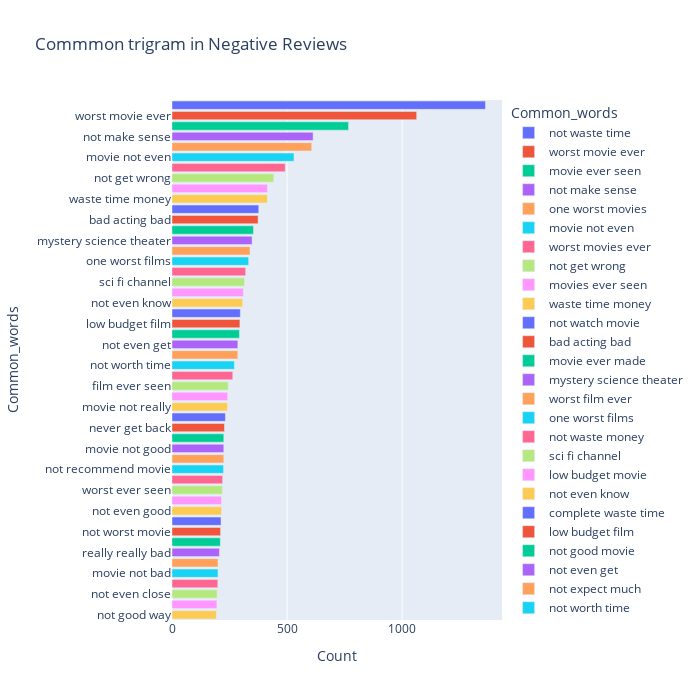

Source (notebook cell):
### Code cell
#top 20 trigram negative reviews
most_common_uni = get_top_text_ngrams(df.Reviews_clean[df['Ratings']<=4],50,3)
most_common_uni = dict(most_common_uni)
temp = pd.DataFrame(columns = ["Common_words" , 'Count'])
temp["Common_words"] = list(most_common_uni.keys())
temp["Count"] = list(most_common_uni.values())
fig = px.bar(temp, x="Count", y="Common_words", title='Commmon trigram in Negative Reviews', orientation='h', 
             width=700, height=700,color='Common_words')
fig.show()

### Figure 1 — Plotly figure (JSON) as saved in the notebook; plotly's stock layout.template omitted (floating-point values rounded to 4 significant figures)
{"data": [{"alignmentgroup": "True", "hovertemplate": "Common_words=%{y}<br>Count=%{x}<extra></extra>", "legendgroup": "not waste time", "marker": {"color": "#636efa", "pattern": {"shape": ""}}, "name": "not waste time", "offsetgroup": "not waste time", "orientation": "h", "showlegend": true, "textposition": "auto", "type": "bar", "x": [1362], "xaxis": "x", "y": ["not waste time"], "yaxis": "y"}, {"alignmentgroup": "True", "hovertemplate": "Common_words=%{y}<br>Count=%{x}<extra></extra>", "legendgroup": "worst movie ever", "marker": {"color": "#EF553B", "pattern": {"shape": ""}}, "name": "worst movie ever", "offsetgroup": "worst movie ever", "orientation": "h", "showlegend": true, "textposition": "auto", "type": "bar", "x": [1063], "xaxis": "x", "y": ["worst movie ever"], "yaxis": "y"}, {"alignmentgroup": "True", "hovertemplate": "Common_words=%{y}<br>Count=%{x}<extra></extra>", "legendgroup": "movie ever seen", "marker": {"color": "#00cc96", "pattern": {"shape": ""}}, "name": "movie ever seen", "offsetgroup": "movie ever seen", "orientation": "h", "showlegend": true, "textposition": "auto", "type": "bar", "x": [767], "xaxis": "x", "y": ["movie ever seen"], "yaxis": "y"}, {"alignmentgroup": "True", "hovertemplate": "Common_words=%{y}<br>Count=%{x}<extra></extra>", "legendgroup": "not make sense", "marker": {"color": "#ab63fa", "pattern": {"shape": ""}}, "name": "not make sense", "offsetgroup": "not make sense", "orientation": "h", "showlegend": true, "textposition": "auto", "type": "bar", "x": [613], "xaxis": "x", "y": ["not make sense"], "yaxis": "y"}, {"alignmentgroup": "True", "hovertemplate": "Common_words=%{y}<br>Count=%{x}<extra></extra>", "legendgroup": "one worst movies", "marker": {"color": "#FFA15A", "pattern": {"shape": ""}}, "name": "one worst movies", "offsetgroup": "one worst movies", "orientation": "h", "showlegend": true, "textposition": "auto", "type": "bar", "x": [607], "xaxis": "x", "y": ["one worst movies"], "yaxis": "y"}, {"alignmentgroup": "True", "hovertemplate": "Common_words=%{y}<br>Count=%{x}<extra></extra>", "legendgroup": "movie not even", "marker": {"color": "#19d3f3", "pattern": {"shape": ""}}, "name": "movie not even", "offsetgroup": "movie not even", "orientation": "h", "showlegend": true, "textposition": "auto", "type": "bar", "x": [530], "xaxis": "x", "y": ["movie not even"], "yaxis": "y"}, {"alignmentgroup": "True", "hovertemplate": "Common_words=%{y}<br>Count=%{x}<extra></extra>", "legendgroup": "worst movies ever", "marker": {"color": "#FF6692", "pattern": {"shape": ""}}, "name": "worst movies ever", "offsetgroup": "worst movies ever", "orientation": "h", "showlegend": true, "textposition": "auto", "type": "bar", "x": [492], "xaxis": "x", "y": ["worst movies ever"], "yaxis": "y"}, {"alignmentgroup": "True", "hovertemplate": "Common_words=%{y}<br>Count=%{x}<extra></extra>", "legendgroup": "not get wrong", "marker": {"color": "#B6E880", "pattern": {"shape": ""}}, "name": "not get wrong", "offsetgroup": "not get wrong", "orientation": "h", "showlegend": true, "textposition": "auto", "type": "bar", "x": [442], "xaxis": "x", "y": ["not get wrong"], "yaxis": "y"}, {"alignmentgroup": "True", "hovertemplate": "Common_words=%{y}<br>Count=%{x}<extra></extra>", "legendgroup": "movies ever seen", "marker": {"color": "#FF97FF", "pattern": {"shape": ""}}, "name": "movies ever seen", "offsetgroup": "movies ever seen", "orientation": "h", "showlegend": true, "textposition": "auto", "type": "bar", "x": [415], "xaxis": "x", "y": ["movies ever seen"], "yaxis": "y"}, {"alignmentgroup": "True", "hovertemplate": "Common_words=%{y}<br>Count=%{x}<extra></extra>", "legendgroup": "waste time money", "marker": {"color": "#FECB52", "pattern": {"shape": ""}}, "name": "waste time money", "offsetgroup": "waste time money", "orientation": "h", "showlegend": true, "textposition": "auto", "type": "bar", "x": [414], "xaxis": "x", "y": ["waste time money"], "yaxis": "y"}, {"alignmentgroup": "True", "hovertemplate": "Common_words=%{y}<br>Count=%{x}<extra></extra>", "legendgroup": "not watch movie", "marker": {"color": "#636efa", "pattern": {"shape": ""}}, "name": "not watch movie", "offsetgroup": "not watch movie", "orientation": "h", "showlegend": true, "textposition": "auto", "type": "bar", "x": [377], "xaxis": "x", "y": ["not watch movie"], "yaxis": "y"}, {"alignmentgroup": "True", "hovertemplate": "Common_words=%{y}<br>Count=%{x}<extra></extra>", "legendgroup": "bad acting bad", "marker": {"color": "#EF553B", "pattern": {"shape": ""}}, "name": "bad acting bad", "offsetgroup": "bad acting bad", "orientation": "h", "showlegend": true, "textposition": "auto", "type": "bar", "x": [374], "xaxis": "x", "y": ["bad acting bad"], "yaxis": "y"}, {"alignmentgroup": "True", "hovertemplate": "Common_words=%{y}<br>Count=%{x}<extra></extra>", "legendgroup": "movie ever made", "marker": {"color": "#00cc96", "pattern": {"shape": ""}}, "name": "movie ever made", "offsetgroup": "movie ever made", "orientation": "h", "showlegend": true, "textposition": "auto", "type": "bar", "x": [354], "xaxis": "x", "y": ["movie ever made"], "yaxis": "y"}, {"alignmentgroup": "True", "hovertemplate": "Common_words=%{y}<br>Count=%{x}<extra></extra>", "legendgroup": "mystery science theater", "marker": {"color": "#ab63fa", "pattern": {"shape": ""}}, "name": "mystery science theater", "offsetgroup": "mystery science theater", "orientation": "h", "showlegend": true, "textposition": "auto", "type": "bar", "x": [348], "xaxis": "x", "y": ["mystery science theater"], "yaxis": "y"}, {"alignmentgroup": "True", "hovertemplate": "Common_words=%{y}<br>Count=%{x}<extra></extra>", "legendgroup": "worst film ever", "marker": {"color": "#FFA15A", "pattern": {"shape": ""}}, "name": "worst film ever", "offsetgroup": "worst film ever", "orientation": "h", "showlegend": true, "textposition": "auto", "type": "bar", "x": [339], "xaxis": "x", "y": ["worst film ever"], "yaxis": "y"}, {"alignmentgroup": "True", "hovertemplate": "Common_words=%{y}<br>Count=%{x}<extra></extra>", "legendgroup": "one worst films", "marker": {"color": "#19d3f3", "pattern": {"shape": ""}}, "name": "one worst films", "offsetgroup": "one worst films", "orientation": "h", "showlegend": true, "textposition": "auto", "type": "bar", "x": [333], "xaxis": "x", "y": ["one worst films"], "yaxis": "y"}, {"alignmentgroup": "True", "hovertemplate": "Common_words=%{y}<br>Count=%{x}<extra></extra>", "legendgroup": "not waste money", "marker": {"color": "#FF6692", "pattern": {"shape": ""}}, "name": "not waste money", "offsetgroup": "not waste money", "orientation": "h", "showlegend": true, "textposition": "auto", "type": "bar", "x": [320], "xaxis": "x", "y": ["not waste money"], "yaxis": "y"}, {"alignmentgroup": "True", "hovertemplate": "Common_words=%{y}<br>Count=%{x}<extra></extra>", "legendgroup": "sci fi channel", "marker": {"color": "#B6E880", "pattern": {"shape": ""}}, "name": "sci fi channel", "offsetgroup": "sci fi channel", "orientation": "h", "showlegend": true, "textposition": "auto", "type": "bar", "x": [315], "xaxis": "x", "y": ["sci fi channel"], "yaxis": "y"}, {"alignmentgroup": "True", "hovertemplate": "Common_words=%{y}<br>Count=%{x}<extra></extra>", "legendgroup": "low budget movie", "marker": {"color": "#FF97FF", "pattern": {"shape": ""}}, "name": "low budget movie", "offsetgroup": "low budget movie", "orientation": "h", "showlegend": true, "textposition": "auto", "type": "bar", "x": [310], "xaxis": "x", "y": ["low budget movie"], "yaxis": "y"}, {"alignmentgroup": "True", "hovertemplate": "Common_words=%{y}<br>Count=%{x}<extra></extra>", "legendgroup": "not even know", "marker": {"color": "#FECB52", "pattern": {"shape": ""}}, "name": "not even know", "offsetgroup": "not even know", "orientation": "h", "showlegend": true, "textposition": "auto", "type": "bar", "x": [307], "xaxis": "x", "y": ["not even know"], "yaxis": "y"}, {"alignmentgroup": "True", "hovertemplate": "Common_words=%{y}<br>Count=%{x}<extra></extra>", "legendgroup": "complete waste time", "marker": {"color": "#636efa", "pattern": {"shape": ""}}, "name": "complete waste time", "offsetgroup": "complete waste time", "orientation": "h", "showlegend": true, "textposition": "auto", "type": "bar", "x": [297], "xaxis": "x", "y": ["complete waste time"], "yaxis": "y"}, {"alignmentgroup": "True", "hovertemplate": "Common_words=%{y}<br>Count=%{x}<extra></extra>", "legendgroup": "low budget film", "marker": {"color": "#EF553B", "pattern": {"shape": ""}}, "name": "low budget film", "offsetgroup": "low budget film", "orientation": "h", "showlegend": true, "textposition": "auto", "type": "bar", "x": [295], "xaxis": "x", "y": ["low budget film"], "yaxis": "y"}, {"alignmentgroup": "True", "hovertemplate": "Common_words=%{y}<br>Count=%{x}<extra></extra>", "legendgroup": "not good movie", "marker": {"color": "#00cc96", "pattern": {"shape": ""}}, "name": "not good movie", "offsetgroup": "not good movie", "orientation": "h", "showlegend": true, "textposition": "auto", "type": "bar", "x": [293], "xaxis": "x", "y": ["not good movie"], "yaxis": "y"}, {"alignmentgroup": "True", "hovertemplate": "Common_words=%{y}<br>Count=%{x}<extra></extra>", "legendgroup": "not even get", "marker": {"color": "#ab63fa", "pattern": {"shape": ""}}, "name": "not even get", "offsetgroup": "not even get", "orientation": "h", "showlegend": true, "textposition": "auto", "type": "bar", "x": [286], "xaxis": "x", "y": ["not even get"], "yaxis": "y"}, {"alignmentgroup": "True", "hovertemplate": "Common_words=%{y}<br>Count=%{x}<extra></extra>", "legendgroup": "not expect much", "marker": {"color": "#FFA15A", "pattern": {"shape": ""}}, "name": "not expect much", "offsetgroup": "not expect much", "orientation": "h", "showlegend": true, "textposition": "auto", "type": "bar", "x": [286], "xaxis": "x", "y": ["not expect much"], "yaxis": "y"}, {"alignmentgroup": "True", "hovertemplate": "Common_words=%{y}<br>Count=%{x}<extra></extra>", "legendgroup": "not worth time", "marker": {"color": "#19d3f3", "pattern": {"shape": ""}}, "name": "not worth time", "offsetgroup": "not worth time", "orientation": "h", "showlegend": true, "textposition": "auto", "type": "bar", "x": [271], "xaxis": "x", "y": ["not worth time"], "yaxis": "y"}, {"alignmentgroup": "True", "hovertemplate": "Common_words=%{y}<br>Count=%{x}<extra></extra>", "legendgroup": "bad bad bad", "marker": {"color": "#FF6692", "pattern": {"shape": ""}}, "name": "bad bad bad", "offsetgroup": "bad bad bad", "orientation": "h", "showlegend": true, "textposition": "auto", "type": "bar", "x": [264], "xaxis": "x", "y": ["bad bad bad"], "yaxis": "y"}, {"alignmentgroup": "True", "hovertemplate": "Common_words=%{y}<br>Count=%{x}<extra></extra>", "legendgroup": "film ever seen", "marker": {"color": "#B6E880", "pattern": {"shape": ""}}, "name": "film ever seen", "offsetgroup": "film ever seen", "orientation": "h", "showlegend": true, "textposition": "auto", "type": "bar", "x": [244], "xaxis": "x", "y": ["film ever seen"], "yaxis": "y"}, {"alignmentgroup": "True", "hovertemplate": "Common_words=%{y}<br>Count=%{x}<extra></extra>", "legendgroup": "film not even", "marker": {"color": "#FF97FF", "pattern": {"shape": ""}}, "name": "film not even", "offsetgroup": "film not even", "orientation": "h", "showlegend": true, "textposition": "auto", "type": "bar", "x": [242], "xaxis": "x", "y": ["film not even"], "yaxis": "y"}, {"alignmentgroup": "True", "hovertemplate": "Common_words=%{y}<br>Count=%{x}<extra></extra>", "legendgroup": "movie not really", "marker": {"color": "#FECB52", "pattern": {"shape": ""}}, "name": "movie not really", "offsetgroup": "movie not really", "orientation": "h", "showlegend": true, "textposition": "auto", "type": "bar", "x": [241], "xaxis": "x", "y": ["movie not really"], "yaxis": "y"}, {"alignmentgroup": "True", "hovertemplate": "Common_words=%{y}<br>Count=%{x}<extra></extra>", "legendgroup": "low budget horror", "marker": {"color": "#636efa", "pattern": {"shape": ""}}, "name": "low budget horror", "offsetgroup": "low budget horror", "orientation": "h", "showlegend": true, "textposition": "auto", "type": "bar", "x": [232], "xaxis": "x", "y": ["low budget horror"], "yaxis": "y"}, {"alignmentgroup": "True", "hovertemplate": "Common_words=%{y}<br>Count=%{x}<extra></extra>", "legendgroup": "never get back", "marker": {"color": "#EF553B", "pattern": {"shape": ""}}, "name": "never get back", "offsetgroup": "never get back", "orientation": "h", "showlegend": true, "textposition": "auto", "type": "bar", "x": [228], "xaxis": "x", "y": ["never get back"], "yaxis": "y"}, {"alignmentgroup": "True", "hovertemplate": "Common_words=%{y}<br>Count=%{x}<extra></extra>", "legendgroup": "special effects not", "marker": {"color": "#00cc96", "pattern": {"shape": ""}}, "name": "special effects not", "offsetgroup": "special effects not", "orientation": "h", "showlegend": true, "textposition": "auto", "type": "bar", "x": [225], "xaxis": "x", "y": ["special effects not"], "yaxis": "y"}, {"alignmentgroup": "True", "hovertemplate": "Common_words=%{y}<br>Count=%{x}<extra></extra>", "legendgroup": "movie not good", "marker": {"color": "#ab63fa", "pattern": {"shape": ""}}, "name": "movie not good", "offsetgroup": "movie not good", "orientation": "h", "showlegend": true, "textposition": "auto", "type": "bar", "x": [225], "xaxis": "x", "y": ["movie not good"], "yaxis": "y"}, {"alignmentgroup": "True", "hovertemplate": "Common_words=%{y}<br>Count=%{x}<extra></extra>", "legendgroup": "not even worth", "marker": {"color": "#FFA15A", "pattern": {"shape": ""}}, "name": "not even worth", "offsetgroup": "not even worth", "orientation": "h", "showlegend": true, "textposition": "auto", "type": "bar", "x": [225], "xaxis": "x", "y": ["not even worth"], "yaxis": "y"}, {"alignmentgroup": "True", "hovertemplate": "Common_words=%{y}<br>Count=%{x}<extra></extra>", "legendgroup": "not recommend movie", "marker": {"color": "#19d3f3", "pattern": {"shape": ""}}, "name": "not recommend movie", "offsetgroup": "not recommend movie", "orientation": "h", "showlegend": true, "textposition": "auto", "type": "bar", "x": [224], "xaxis": "x", "y": ["not recommend movie"], "yaxis": "y"}, {"alignmentgroup": "True", "hovertemplate": "Common_words=%{y}<br>Count=%{x}<extra></extra>", "legendgroup": "bad not even", "marker": {"color": "#FF6692", "pattern": {"shape": ""}}, "name": "bad not even", "offsetgroup": "bad not even", "orientation": "h", "showlegend": true, "textposition": "auto", "type": "bar", "x": [220], "xaxis": "x", "y": ["bad not even"], "yaxis": "y"}, {"alignmentgroup": "True", "hovertemplate": "Common_words=%{y}<br>Count=%{x}<extra></extra>", "legendgroup": "worst ever seen", "marker": {"color": "#B6E880", "pattern": {"shape": ""}}, "name": "worst ever seen", "offsetgroup": "worst ever seen", "orientation": "h", "showlegend": true, "textposition": "auto", "type": "bar", "x": [219], "xaxis": "x", "y": ["worst ever seen"], "yaxis": "y"}, {"alignmentgroup": "True", "hovertemplate": "Common_words=%{y}<br>Count=%{x}<extra></extra>", "legendgroup": "worst films ever", "marker": {"color": "#FF97FF", "pattern": {"shape": ""}}, "name": "worst films ever", "offsetgroup": "worst films ever", "orientation": "h", "showlegend": true, "textposition": "auto", "type": "bar", "x": [215], "xaxis": "x", "y": ["worst films ever"], "yaxis": "y"}, {"alignmentgroup": "True", "hovertemplate": "Common_words=%{y}<br>Count=%{x}<extra></extra>", "legendgroup": "not even good", "marker": {"color": "#FECB52", "pattern": {"shape": ""}}, "name": "not even good", "offsetgroup": "not even good", "orientation": "h", "showlegend": true, "textposition": "auto", "type": "bar", "x": [215], "xaxis": "x", "y": ["not even good"], "yaxis": "y"}, {"alignmentgroup": "True", "hovertemplate": "Common_words=%{y}<br>Count=%{x}<extra></extra>", "legendgroup": "not worth watching", "marker": {"color": "#636efa", "pattern": {"shape": ""}}, "name": "not worth watching", "offsetgroup": "not worth watching", "orientation": "h", "showlegend": true, "textposition": "auto", "type": "bar", "x": [213], "xaxis": "x", "y": ["not worth watching"], "yaxis": "y"}, {"alignmentgroup": "True", "hovertemplate": "Common_words=%{y}<br>Count=%{x}<extra></extra>", "legendgroup": "not worst movie", "marker": {"color": "#EF553B", "pattern": {"shape": ""}}, "name": "not worst movie", "offsetgroup": "not worst movie", "orientation": "h", "showlegend": true, "textposition": "auto", "type": "bar", "x": [211], "xaxis": "x", "y": ["not worst movie"], "yaxis": "y"}, {"alignmentgroup": "True", "hovertemplate": "Common_words=%{y}<br>Count=%{x}<extra></extra>", "legendgroup": "movie not worth", "marker": {"color": "#00cc96", "pattern": {"shape": ""}}, "name": "movie not worth", "offsetgroup": "movie not worth", "orientation": "h", "showlegend": true, "textposition": "auto", "type": "bar", "x": [210], "xaxis": "x", "y": ["movie not worth"], "yaxis": "y"}, {"alignmentgroup": "True", "hovertemplate": "Common_words=%{y}<br>Count=%{x}<extra></extra>", "legendgroup": "really really bad", "marker": {"color": "#ab63fa", "pattern": {"shape": ""}}, "name": "really really bad", "offsetgroup": "really really bad", "orientation": "h", "showlegend": true, "textposition": "auto", "type": "bar", "x": [206], "xaxis": "x", "y": ["really really bad"], "yaxis": "y"}, {"alignmentgroup": "True", "hovertemplate": "Common_words=%{y}<br>Count=%{x}<extra></extra>", "legendgroup": "total waste time", "marker": {"color": "#FFA15A", "pattern": {"shape": ""}}, "name": "total waste time", "offsetgroup": "total waste time", "orientation": "h", "showlegend": true, "textposition": "auto", "type": "bar", "x": [200], "xaxis": "x", "y": ["total waste time"], "yaxis": "y"}, {"alignmentgroup": "True", "hovertemplate": "Common_words=%{y}<br>Count=%{x}<extra></extra>", "legendgroup": "movie not bad", "marker": {"color": "#19d3f3", "pattern": {"shape": ""}}, "name": "movie not bad", "offsetgroup": "movie not bad", "orientation": "h", "showlegend": true, "textposition": "auto", "type": "bar", "x": [200], "xaxis": "x", "y": ["movie not bad"], "yaxis": "y"}, {"alignmentgroup": "True", "hovertemplate": "Common_words=%{y}<br>Count=%{x}<extra></extra>", "legendgroup": "movies ever made", "marker": {"color": "#FF6692", "pattern": {"shape": ""}}, "name": "movies ever made", "offsetgroup": "movies ever made", "orientation": "h", "showlegend": true, "textposition": "auto", "type": "bar", "x": [199], "xaxis": "x", "y": ["movies ever made"], "yaxis": "y"}, {"alignmentgroup": "True", "hovertemplate": "Common_words=%{y}<br>Count=%{x}<extra></extra>", "legendgroup": "not even close", "marker": {"color": "#B6E880", "pattern": {"shape": ""}}, "name": "not even close", "offsetgroup": "not even close", "orientation": "h", "showlegend": true, "textposition": "auto", "type": "bar", "x": [196], "xaxis": "x", "y": ["not even close"], "yaxis": "y"}, {"alignmentgroup": "True", "hovertemplate": "Common_words=%{y}<br>Count=%{x}<extra></extra>", "legendgroup": "not see movie", "marker": {"color": "#FF97FF", "pattern": {"shape": ""}}, "name": "not see movie", "offsetgroup": "not see movie", "orientation": "h", "showlegend": true, "textposition": "auto", "type": "bar", "x": [195], "xaxis": "x", "y": ["not see movie"], "yaxis": "y"}, {"alignmentgroup": "True", "hovertemplate": "Common_words=%{y}<br>Count=%{x}<extra></extra>", "legendgroup": "not good way", "marker": {"color": "#FECB52", "pattern": {"shape": ""}}, "name": "not good way", "offsetgroup": "not good way", "orientation": "h", "showlegend": true, "textposition": "auto", "type": "bar", "x": [193], "xaxis": "x", "y": ["not good way"], "yaxis": "y"}], "layout": {"barmode": "relative", "height": 700, "legend": {"title": {"text": "Common_words"}, "tracegroupgap": 0}, "title": {"text": "Commmon trigram in Negative Reviews"}, "width": 700, "xaxis": {"anchor": "y", "autorange": true, "domain": [0, 1], "range": [0, 1434.0], "title": {"text": "Count"}, "type": "linear"}, "yaxis": {"anchor": "x", "autorange": true, "categoryarray": ["not good way", "not see movie", "not even close", "movies ever made", "movie not bad", "total waste time", "really really bad", "movie not worth", "not worst movie", "not worth watching", "not even good", "worst films ever", "worst ever seen", "bad not even", "not recommend movie", "not even worth", "movie not good", "special effects not", "never get back", "low budget horror", "movie not really", "film not even", "film ever seen", "bad bad bad", "not worth time", "not expect much", "not even get", "not good movie", "low budget film", "complete waste time", "not even know", "low budget movie", "sci fi channel", "not waste money", "one worst films", "worst film ever", "mystery science theater", "movie ever made", "bad acting bad", "not watch movie", "waste time money", "movies ever seen", "not get wrong", "worst movies ever", "movie not even", "one worst movies", "not make sense", "movie ever seen", "worst movie ever", "not waste time"], "categoryorder": "array", "domain": [0, 1], "range": [-0.5, 49.5], "title": {"text": "Common_words"}, "type": "category"}}}
